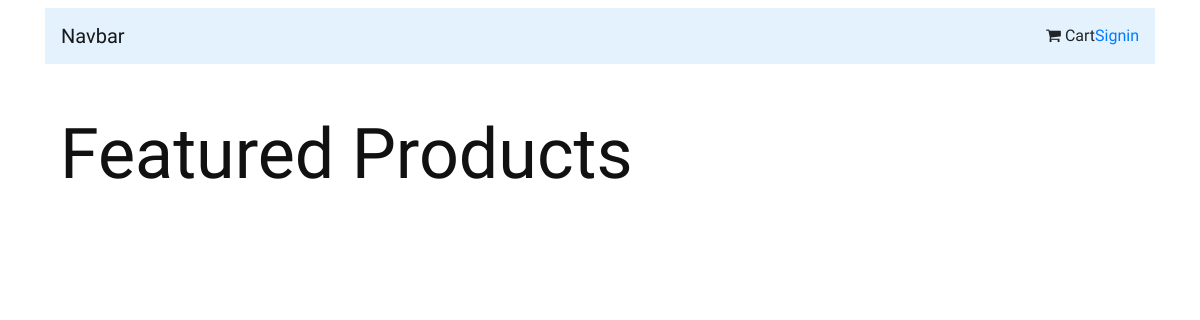
The app's page /, older data.
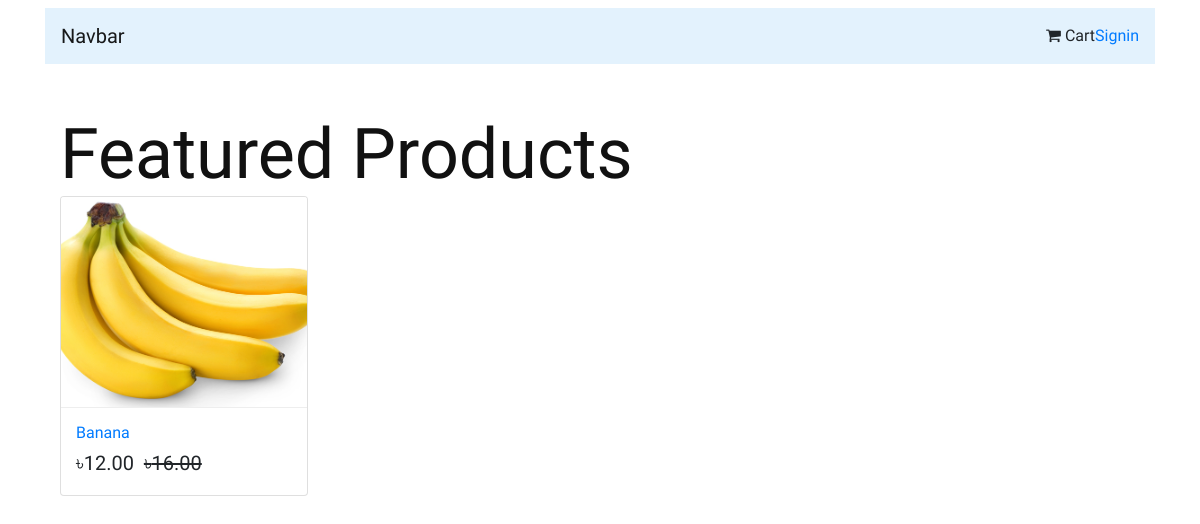
The same page, newer data.
### Shop/models.py (models this page shows, shortened)
class Product(models.Model):
    pimage = models.ImageField(upload_to = 'Products')
    name = models.CharField(max_length=264)
    category = models.ForeignKey(Category,on_delete = models.CASCADE,related_name="category")
    preview_text = models.TextField(max_length=200,verbose_name='preview_text')
    detail = models.TextField(max_length=1000,verbose_name='details')
    price = models.FloatField()
    old_price = models.FloatField(default=0.00)
    created = models.DateTimeField(auto_now_add=True)
    class  Meta:
        ordering =  ['created']

### Shop/views.py (the view)
# urls.py: path('',views.Home.as_view(),name='home')
class Home(ListView):
    model = Product
    template_name = 'Shop/home.html'

### templates/Shop/home.html
{% extends 'base.html'%}
{% block body_block %}
{% include 'navbar.html'%}
<div class="container my-5">
  <h1>Featured Products</h1>
  <div class="row">
    {% for product in object_list %}
    <div class="col-md-6 col-sm-12 col-lg-3">
      <figure class="card card-product">
        <div class="img-wrap">
          <img src="/media/{{product.pimage}}" style="width:100%; height:225px ">
        </div>
        <figcaption class="wrap-info">
          <h6><a href="#">{{product.name}}</a></h6>
          <div class="action-wrap">
            <div class="price-wrap h5">
              <span class="price_new">&#2547;{{product.price|floatformat:2}}</span>
              <span class="price-old"><strike>&#2547;{{product.old_price|floatformat:2}}</strike></span>
            </div>
          </div>
        </figcaption>
      </figure>
    </div>
    {%endfor%}
  </div>
</div>
{% endblock %}

### templates/base.html (shortened to what this page needs)
{% load static %}
<!DOCTYPE html>
<html lang="en">
<head>
  <link rel="stylesheet" href="{% static "css/bootstrap.min.css" %}" type="text/css">
  <link rel="stylesheet" href="{% static "css/font-awesome.min.css" %}" type="text/css">
  <link rel="stylesheet" href="{% static "css/elegant-icons.css" %}" type="text/css">
  <link rel="stylesheet" href="{% static "css/nice-select.css" %}" type="text/css">
  <link rel="stylesheet" href="{% static "css/jquery-ui.min.css" %}" type="text/css">
  <link rel="stylesheet" href="{% static "css/owl.carousel.min.css" %}" type="text/css">
  <link rel="stylesheet" href="{% static "css/slicknav.min.css" %}" type="text/css">
  <link rel="stylesheet" href="{% static "css/style.css" %}" type="text/css">
</head>
<body>
  <div class="container">
    <div class="container">
      {% block body_block %}
      {% endblock %}
    </div>
</body>
</html>

### templates/navbar.html (shortened to what this page needs)
 <nav class="navbar navbar-expand-lg navbar-light" style="background-color: #e3f2fd;">
  <a class="navbar-brand" href="{%url "Shop:home"%}">Navbar</a>
  <div class="collapse navbar-collapse" id="navbarnav">
    <ul class="navbar-nav ml-auto">
      <li class="nav-item"><i class="fa fa-shopping-cart"></i> Cart</li>
      {% if request.user.is_authenticated %}
      <li class="nav-item submenu dropdown">
         <a href="#" class="nav-link dropdown-toggle" data-toggle="dropdown" role="button" aria-haspopup="true" aria-expanded="false"><i class="fa fa-user-circle"></i>{{request.user.username}}</a>
        <ul class="dropdown-menu">
            <li class="nav-item"><a class="nav-link" href="#">Profile</a></li>
            <li class="nav-item"><a class="nav-link" href="#">Edit Profile</a></li>
            <div class="dropdown-divider"></div>
            <li class="nav-item"><a class="nav-link" href="{% url 'App_Login:logout'%}">Log Out</a></li>
          </ul>
      </li>
      {% else %}
        <li class="nav-item">
          <a href="{% url 'App_Login:login'%}">Signin</a>
        </li>
        {% endif %}
    </ul>
  </div>
</nav>

### static/css/style.css (style rules this page uses)
html, body { height: 100%; font-family: "Cairo", sans-serif; -webkit-font-smoothing: antialiased; font-smoothing: antialiased; }
h1, h2, h3, h4, h5, h6 { margin: 0; color: #111111; font-weight: 400; font-family: "Cairo", sans-serif; }
h1 { font-size: 70px; }
h6 { font-size: 16px; }
img { max-width: 100%; }
ul, ol { padding: 0; margin: 0; }
@media only screen and (min-width: 1200px) { .container { max-width: 1170px; } }

### templates/base.html (style rules this page uses)
.card { height: 300px; }
.card-product:after { content: ""; display: table; clear: both; visibility: hidden; }
.card-product .img-wrap { border-radius: 3px 3px 0 0; overflow: hidden; position: relative; height: 220px; text-align: center; }
.card-product .img-wrap img { max-height: 100%; max-width: 100%; object-fit: cover; }
.card-product .price_new { margin-right: 5px; }
.card-product .wrap-info { overflow: hidden; padding: 15px; border-top: 1px solid #eee; }
.card-product .action-wrap { padding-top: 4px; margin-top: 4px; }

Row changes from the older to the newer data that the page shows:
added Product: pimage (picture), name "Banana", price "12.00", old_price "16.00"
